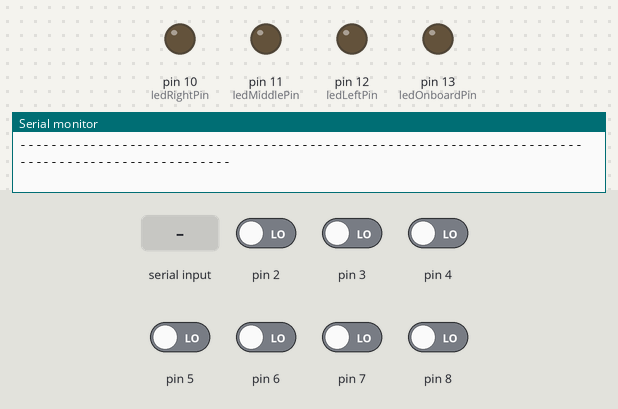
Recording of a sketch running on a simulated Arduino Nano, built with avr-gcc and run on an emulated ATmega328P. Parts: output pins drawn as LEDs (lit = HIGH), the last lines printed to the serial monitor. Inputs (shaded band) come from the test bench; at power-on: pin 2–8 LOW.

Above: at 6.5 s.
6.6 s: pin 2 driven HIGH
At 7.8 s:
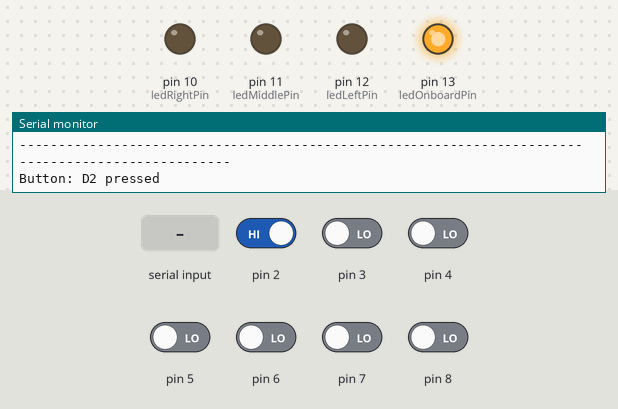
8.1 s: "1" received over Serial
At 9.2 s:
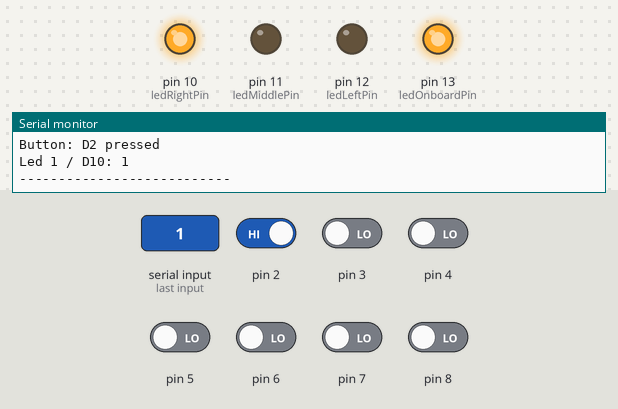
9.6 s: pin 2 driven LOW
At 10.3 s:
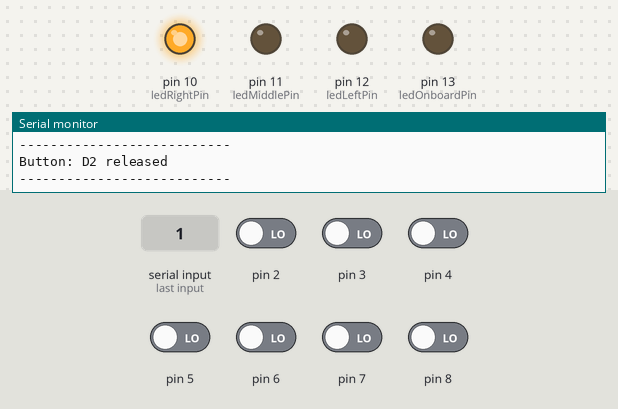
11.1 s: "2" received over Serial
At 11.5 s:
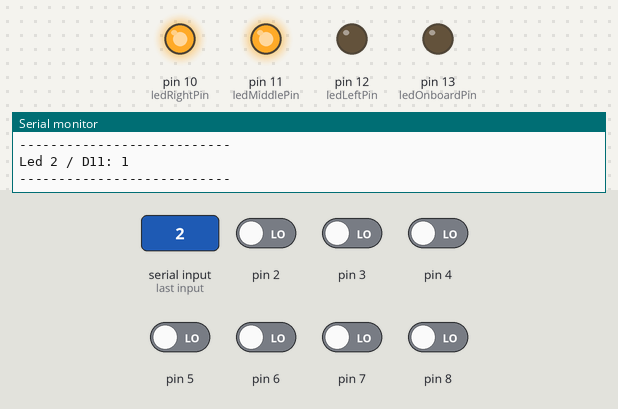
12.6 s: pin 3 driven HIGH
At 13.8 s:
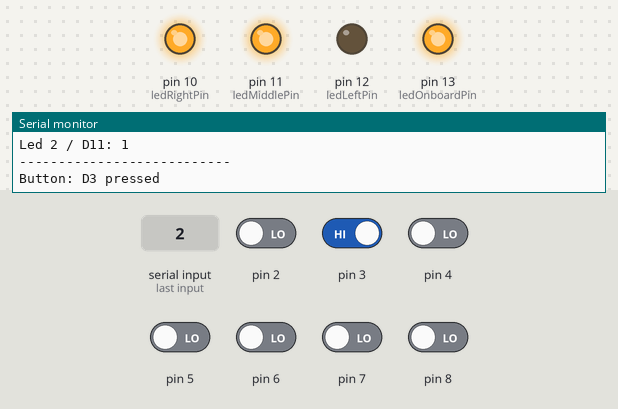
14.1 s: "3" received over Serial
At 15.0 s:
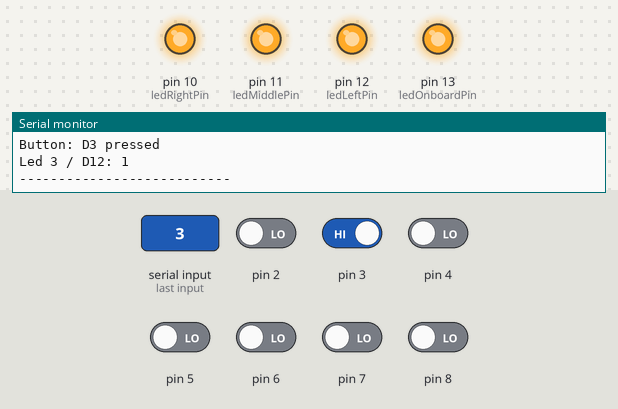
Timing chart, 0 to 16.6 s (numbered marks = the images above; inputs shaded):
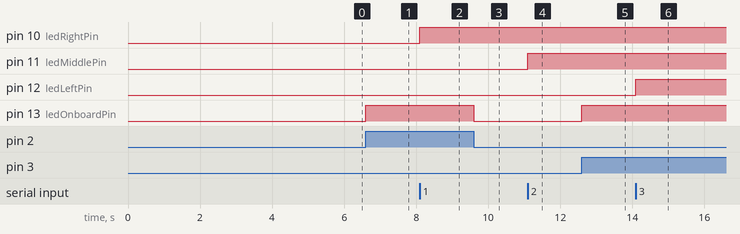

Measured:
- after the input at 6.6 s, pin 13 (ledOnboardPin): LOW → HIGH at once
- after the input at 8.1 s, pin 10 (ledRightPin): LOW → HIGH at once
- after the input at 9.6 s, pin 13 (ledOnboardPin): HIGH → LOW at once
- after the input at 11.1 s, pin 11 (ledMiddlePin): LOW → HIGH at once
- after the input at 12.6 s, pin 13 (ledOnboardPin): LOW → HIGH at once
- after the input at 14.1 s, pin 12 (ledLeftPin): LOW → HIGH at once

The sketch:

cmgt_controller_test_designerlike.ino
```cpp
/*
  Test program Game Controller

  Upload this file to your Arduino, open the Serial monitor and fill in the key combinations in the “first” line. There will be some feedback in the window below.

  1 + enter or send - LED1/D10  On/Off
  2 + enter or send - LED2/D11  On/Off
  3 + enter or send - LED3/D12  On/Off
  4 + enter or send - Display the X and Y values from the joystick

  Pushbuttons on the game controller:
  D2 till D8        -   Feedback in window, and D13 (led on Arduino Nano IOT 33) On/Off

  h or H + enter or send    - Display the help
*/

// declaring array's
int myButtons[8]        = { 0, 0, 0, 0, 0, 0, 0, 0 };
int myPreviousButton[8] = { 0, 0, 0, 0, 0, 0, 0, 0 };
bool ledStates[3]       = { 0, 0, 0 };
int firstTime[8]        = { 0, 0, 0, 0, 0, 0, 0, 0 };

// declaring variables
char input;
int analogReading = 0;
int ledLeftPin = 12;
int ledMiddlePin = 11;
int ledRightPin = 10;
int ledOnboardPin = 13;

// the follow variables are long's because the time, measured in miliseconds,
// will quickly become a bigger number than can be stored in an int.
long time = 0;         // the last time the output pin was toggled
long debounce = 200;   // the debounce time, increase if the output flickers

void setup() {
  Serial.begin(9600);
  delay(3000);
  Serial.print("start\n");
  //Declare In- and Outputs
  pinMode(ledRightPin, OUTPUT);
  pinMode(ledMiddlePin, OUTPUT);
  pinMode(ledLeftPin, OUTPUT);
  pinMode(ledOnboardPin, OUTPUT);

  for (int i = 2; i < 9; i++) {
    pinMode(i, INPUT);
  }

  // write 0 to outputs
  digitalWrite(ledRightPin, 0);
  digitalWrite(ledMiddlePin, 0);
  digitalWrite(ledLeftPin, 0);
  digitalWrite(ledOnboardPin, 0);


  help();

}

void loop() {

  // checking keypressed 1, 2, 3, 4, h, H - Led's on/off, show joystick values, show help
  if (Serial.available() > 0) {
    input = Serial.read();
    if (input == '1') {
      ledStates[0] = !ledStates[0];
      digitalWrite(ledRightPin, ledStates[0]); // Led 10 on
      Serial.print("Led 1 / D10: ");
      Serial.println(ledStates[0]);
      Serial.println("---------------------------");

    }
    if (input == '2') {
      ledStates[1] = !ledStates[1];
      digitalWrite(ledMiddlePin, ledStates[1]); // Led 11 on
      Serial.print("Led 2 / D11: ");
      Serial.println(ledStates[1]);
      Serial.println("---------------------------");
    }

    if (input == '3') {
      ledStates[2] = !ledStates[2];
      digitalWrite(ledLeftPin, ledStates[2]); // Led 12 on
      Serial.print("Led 3 / D12: ");
      Serial.println(ledStates[2]);
      Serial.println("---------------------------");
    }

    if (input == '4') {
      analogReading = !analogReading;
    }

    if (input == 'h' || input == 'H' ) {
      help();
    }

  }

  // show joystickvalues
  if (analogReading == 1) {
    Serial.print("Ypos: ");
    Serial.println(analogRead(0));
    Serial.print("Xpos: ");
    Serial.println(analogRead(1));
      Serial.println("---------------------------");
    delay(100);
  }

  // check gamecontroller buttons are pressed, feedback on the screen and onborad LED
  for (int i = 2; i < 9; i++) {
    myButtons[i] = digitalRead(i);
    if ((myButtons[i] != myPreviousButton[i]) && millis() - time > debounce) {
      if (myButtons[i] == 1) {
        myPreviousButton[i] = 1 ;
        Serial.print("Button: D");
        Serial.print(i);
        Serial.println(" pressed");
        digitalWrite(ledOnboardPin, 1);
        firstTime[i] = 1;
      }
      if (myButtons[i] == 0 && firstTime[i] == 1) {
        firstTime[i] = 0;
        Serial.print("Button: D");
        Serial.print(i);
        Serial.println(" released");
      Serial.println("---------------------------");
        digitalWrite(ledOnboardPin, 0);
      }
      time = millis();
      myPreviousButton[i] = myButtons[i] ;

    }
  }

}

void help() {
  Serial.println("---------------------------------------------------------------------------------------------------");
  Serial.println("|                                                                                                 |");
  Serial.println("|  1 + enter or send - LED1/D10  On/Off                                                           |");
  Serial.println("|  2 + enter or send - LED2/D11  On/Off                                                           |");
  Serial.println("|  3 + enter or send - LED3/D12  On/Off                                                           |");
  Serial.println("|  4 + enter or send - Display the X and Y values from the joystick - 4 + enter or send to stop   |");
  Serial.println("|                                                                                                 |");
  Serial.println("|  Pushbuttons on the game controller:                                                            |");
  Serial.println("|  D2 till D8        - Feedback in window, and D13 (led on Arduino Nano IOT 33) On/Off            |");
  Serial.println("|                                                                                                 |");
  Serial.println("|  h or H + enter or send    - Display the help                                                   |");
  Serial.println("|                                                                                                 |");
  Serial.println("---------------------------------------------------------------------------------------------------");
  Serial.println("");
  delay(1000);
}
```
